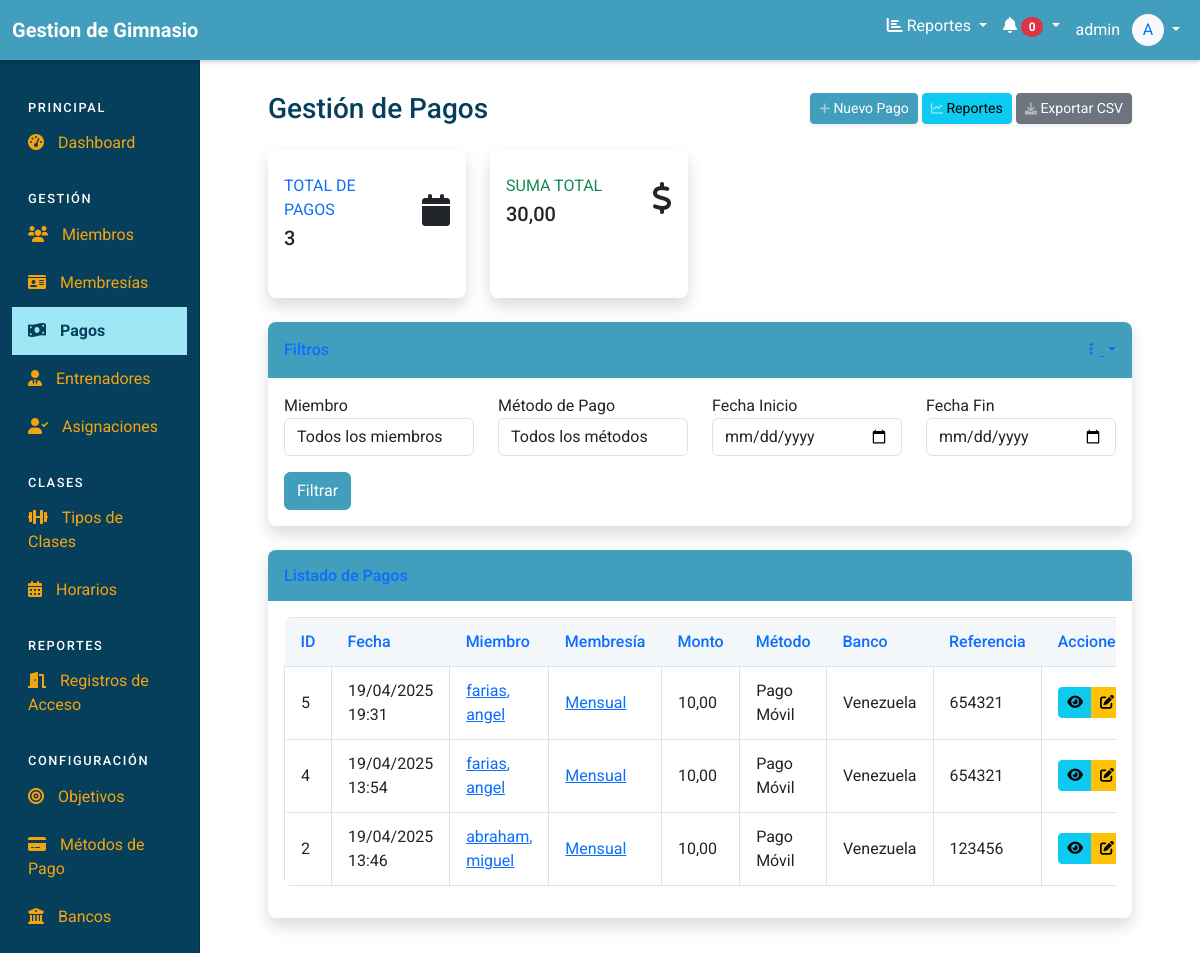
The app's page /pagos/ (signed in), older data.
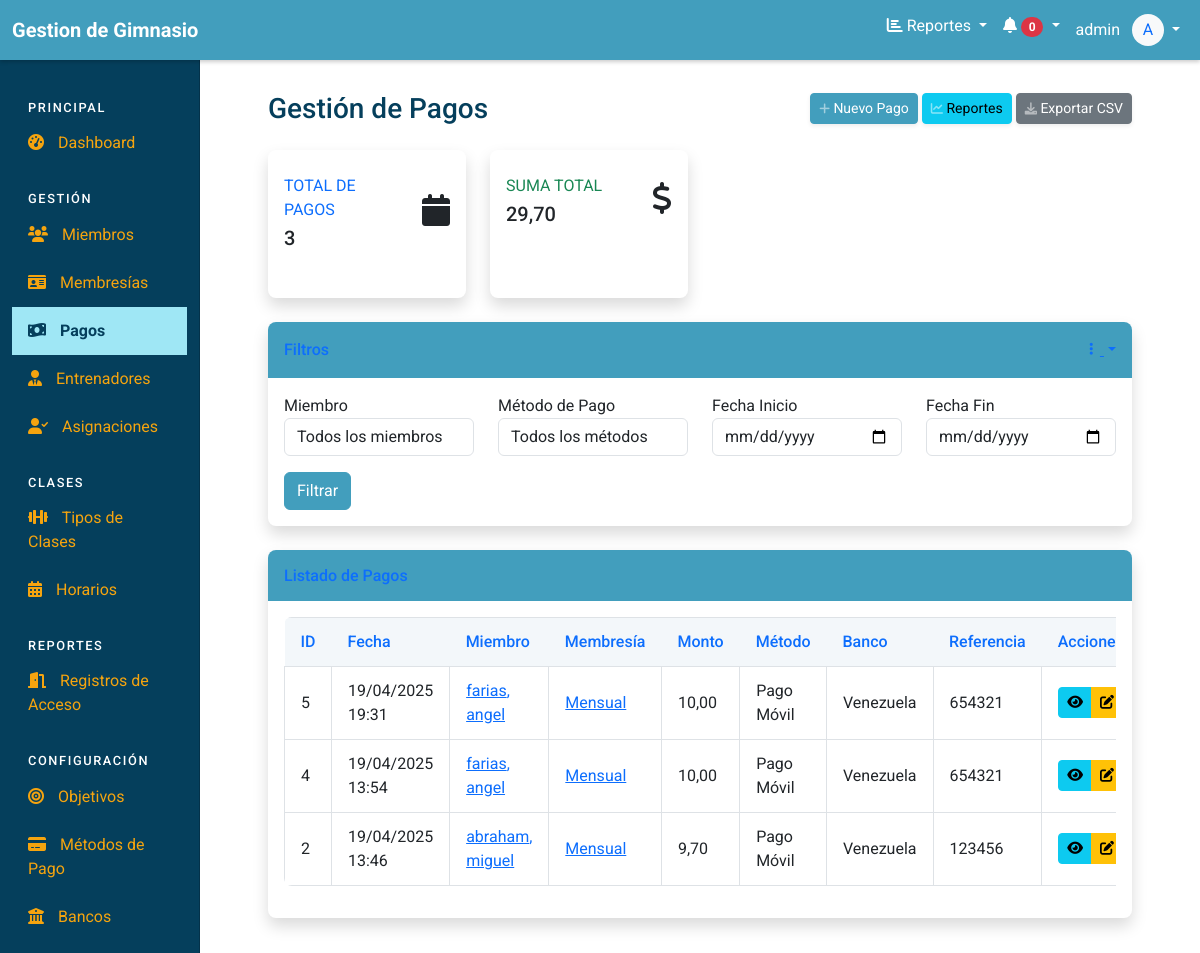
The same page, newer data.
### app_gimnasio/models.py (models this page shows, shortened)
class Pago(models.Model):
    membresia = models.ForeignKey(Membresia, on_delete=models.CASCADE, verbose_name="Membresía Asociada")
    miembro = models.ForeignKey(Miembro, on_delete=models.CASCADE, verbose_name="Miembro que Paga")
    fecha_pago = models.DateTimeField(auto_now_add=True, verbose_name="Fecha y Hora del Pago")
    monto = models.DecimalField(max_digits=10, decimal_places=2, verbose_name="Monto Pagado")
    metodo_pago = models.ForeignKey(MetodoPago, on_delete=models.PROTECT, verbose_name="Método de Pago")
    banco = models.ForeignKey(Banco, on_delete=models.SET_NULL, blank=True, null=True, verbose_name="Banco (Opcional)")
    referencia_pago = models.CharField(max_length=100, blank=True, null=True, verbose_name="Referencia/Nº Transacción")
    registrado_por = models.ForeignKey(User, on_delete=models.SET_NULL, null=True, blank=True, verbose_name="Registrado por Admin")
    notas = models.TextField(blank=True, null=True, verbose_name="Notas del Pago")
    class Meta:
        verbose_name = "Pago"
        verbose_name_plural = "Pagos"

class Miembro(models.Model):
    cedula = models.CharField(max_length=20, unique=True, verbose_name="Cédula")
    nombre = models.CharField(max_length=100, verbose_name="Nombre(s)")
    apellido = models.CharField(max_length=100, verbose_name="Apellido(s)")
    fecha_nacimiento = models.DateField(blank=True, null=True, verbose_name="Fecha de Nacimiento")
    telefono = models.CharField(max_length=20, blank=True, null=True, verbose_name="Teléfono")
    correo_electronico = models.EmailField(blank=True, null=True, verbose_name="Correo Electrónico")
    direccion = models.TextField(blank=True, null=True, verbose_name="Dirección")
    fecha_registro = models.DateField(auto_now_add=True, verbose_name="Fecha de Registro")
    id_huella = models.CharField(max_length=100, unique=True, blank=True, null=True, verbose_name="ID Huella Dactilar")
    foto = models.ImageField(upload_to='fotos_miembros/', blank=True, null=True, verbose_name="Foto")
    condicion_medica = models.TextField(blank=True, null=True, verbose_name="Condiciones Médicas")
    contacto_emergencia_nombre = models.CharField(max_length=200, blank=True, null=True, verbose_name="Nombre Contacto Emergencia")
    contacto_emergencia_parentesco = models.CharField(max_length=50, blank=True, null=True, verbose_name="Parentesco Contacto Emergencia")
    contacto_emergencia_telefono = models.CharField(max_length=20, blank=True, null=True, verbose_name="Teléfono Contacto Emergencia")
    notas = models.TextField(blank=True, null=True, verbose_name="Notas Adicionales")
    objetivos = models.ManyToManyField(Objetivo, blank=True, verbose_name="Objetivos")
    class Meta:
        verbose_name = "Miembro"
        verbose_name_plural = "Miembros"

class Membresia(models.Model):
    ESTADO_PAGO_CHOICES = [
        ('Pendiente', 'Pendiente'),
        ('Parcial', 'Pagado Parcialmente'),
        ('Pagado', 'Pagado Totalmente'),
    ]
    miembro = models.ForeignKey(Miembro, on_delete=models.CASCADE, verbose_name="Miembro")
    tipo_membresia = models.ForeignKey(TipoMembresia, on_delete=models.PROTECT, verbose_name="Tipo de Membresía")
    fecha_inicio = models.DateField(verbose_name="Fecha de Inicio")
    fecha_vencimiento = models.DateField(verbose_name="Fecha de Vencimiento")
    precio_pagado = models.DecimalField(max_digits=10, decimal_places=2, verbose_name="Precio Acordado/Pagado")
    fecha_compra = models.DateTimeField(auto_now_add=True, verbose_name="Fecha de Compra/Registro")
    activa = models.BooleanField(default=True, verbose_name="¿Membresía Activa?")
    renovada = models.BooleanField(default=False, verbose_name="¿Renovada?")
    estado_pago = models.CharField(max_length=10, choices=ESTADO_PAGO_CHOICES, default='Pendiente', verbose_name="Estado del Pago")
    notas = models.TextField(blank=True, null=True, verbose_name="Notas Adicionales")
    class Meta:
        verbose_name = "Membresía"
        verbose_name_plural = "Membresías"

class TipoMembresia(models.Model):
    nombre = models.CharField(max_length=150, unique=True, verbose_name="Nombre del Plan")
    descripcion = models.TextField(blank=True, null=True, verbose_name="Descripción")
    duracion_dias = models.PositiveIntegerField(verbose_name="Duración Estándar (días)")
    precio_estandar = models.DecimalField(max_digits=10, decimal_places=2, verbose_name="Precio Estándar")
    permite_acceso_clases = models.BooleanField(default=True, verbose_name="¿Permite Acceso a Clases?")
    activo = models.BooleanField(default=True, verbose_name="¿Plan Activo?")
    class Meta:
        verbose_name = "Tipo de Membresía"
        verbose_name_plural = "Tipos de Membresía"

class MetodoPago(models.Model):
    nombre = models.CharField(max_length=100, unique=True, verbose_name="Método de Pago")
    descripcion = models.TextField(blank=True, null=True, verbose_name="Descripción")
    requiere_banco = models.BooleanField(default=False, verbose_name="¿Requiere Banco?")
    activo = models.BooleanField(default=True, verbose_name="¿Está Activo?")
    class Meta:
        verbose_name = "Método de Pago"
        verbose_name_plural = "Métodos de Pago"

class Banco(models.Model):
    nombre = models.CharField(max_length=150, unique=True, verbose_name="Nombre del Banco")
    codigo_swift = models.CharField(max_length=11, blank=True, null=True, unique=True, verbose_name="Código SWIFT/BIC")
    activo = models.BooleanField(default=True, verbose_name="¿Está Activo?")
    class Meta:
        verbose_name = "Banco"
        verbose_name_plural = "Bancos"

### app_gimnasio/views_pago.py (the view, shortened to what this page needs)
# urls.py: path('pagos/', pago_list, name='pago_list'),
@login_required
def pago_list(request):
    miembro_id = request.GET.get('miembro')
    metodo_id = request.GET.get('metodo')
    fecha_inicio = request.GET.get('fecha_inicio')
    fecha_fin = request.GET.get('fecha_fin')
    pagos = Pago.objects.select_related('miembro', 'membresia', 'metodo_pago', 'banco').all()
    if miembro_id:
        pagos = pagos.filter(miembro_id=miembro_id)
    if metodo_id:
        pagos = pagos.filter(metodo_pago_id=metodo_id)
    if fecha_inicio:
        try:
            fecha_inicio = timezone.datetime.strptime(fecha_inicio, '%Y-%m-%d').date()
            pagos = pagos.filter(fecha_pago__date__gte=fecha_inicio)
        except ValueError:
            pass
    if fecha_fin:
        try:
            fecha_fin = timezone.datetime.strptime(fecha_fin, '%Y-%m-%d').date()
            pagos = pagos.filter(fecha_pago__date__lte=fecha_fin)
        except ValueError:
            pass
    pagos = pagos.order_by('-fecha_pago')
    total_pagos = pagos.count()
    suma_pagos = pagos.aggregate(total=Sum('monto'))['total'] or 0
    miembros = Miembro.objects.all().order_by('apellido', 'nombre')
    metodos_pago = MetodoPago.objects.all()
    context = {
        'pagos': pagos,
        'total_pagos': total_pagos,
        'suma_pagos': suma_pagos,
        'miembros': miembros,
        'metodos_pago': metodos_pago,
        'filtros': {
            'miembro_id': miembro_id,
            'metodo_id': metodo_id,
            'fecha_inicio': fecha_inicio,
            'fecha_fin': fecha_fin
        }
    }
    return render(request, 'app_gimnasio/pago_list.html', context)

### app_gimnasio/templates/app_gimnasio/pago_list.html (shortened to what the changed rows need)
{% extends 'app_gimnasio/base.html' %}
{% load static %}
{% block content %}
<div class="container-fluid">
    <div class="d-sm-flex align-items-center justify-content-between mb-4">
        <h1 class="h3 mb-0 text-gray-800">Gestión de Pagos</h1>
    </div>
    <div class="row">
        <div class="col-xl-3 col-md-6 mb-4">
            <div class="card border-left-success shadow h-100 py-2">
                <div class="card-body">
                    <div class="row no-gutters align-items-center">
                        <div class="col mr-2">
                            <div class="text-xs font-weight-bold text-success text-uppercase mb-1">
                                Suma Total</div>
                            <div class="h5 mb-0 font-weight-bold text-gray-800">{{ suma_pagos|floatformat:2 }}</div>
                        </div>
                    </div>
                </div>
            </div>
        </div>
    </div>
    <div class="card shadow mb-4">
        <div class="card-body">
            <div class="table-responsive">
                <table class="table table-bordered" id="dataTable" width="100%" cellspacing="0">
                    <thead>
                        <tr>
                            <th>ID</th>
                            <th>Fecha</th>
                            <th>Miembro</th>
                            <th>Membresía</th>
                            <th>Monto</th>
                            <th>Método</th>
                            <th>Banco</th>
                            <th>Referencia</th>
                            <th>Acciones</th>
                        </tr>
                    </thead>
                    <tbody>
                        {% for pago in pagos %}
                        <tr>
                            <td>{{ pago.id }}</td>
                            <td>{{ pago.fecha_pago|date:"d/m/Y H:i" }}</td>
                            <td>
                                <a href="{% url 'app_gimnasio:miembro_detail' pago.miembro.id %}">
                                    {{ pago.miembro.apellido }}, {{ pago.miembro.nombre }}
                                </a>
                            </td>
                            <td>
                                <a href="{% url 'app_gimnasio:membresia_detail' pago.membresia.id %}">
                                    {{ pago.membresia.tipo_membresia.nombre }}
                                </a>
                            </td>
                            <td class="text-right">{{ pago.monto|floatformat:2 }}</td>
                            <td>{{ pago.metodo_pago.nombre }}</td>
                            <td>{{ pago.banco.nombre|default:"-" }}</td>
                            <td>{{ pago.referencia_pago|default:"-" }}</td>
                            <td>
                                <div class="btn-group">
                                    <a href="{% url 'app_gimnasio:pago_detail' pago.id %}" class="btn btn-sm btn-info">
                                        <i class="fas fa-eye"></i>
                                    </a>
                                    <a href="{% url 'app_gimnasio:pago_update' pago.id %}" class="btn btn-sm btn-warning">
                                        <i class="fas fa-edit"></i>
                                    </a>
                                </div>
                            </td>
                        </tr>
                        {% empty %}
                        <tr>
                            <td colspan="9" class="text-center">No hay pagos registrados que coincidan con los filtros.</td>
                        </tr>
                        {% endfor %}
                    </tbody>
                </table>
            </div>
        </div>
    </div>
</div>
{% endblock %}

Row changes from the older to the newer data that the page shows:
changed Pago "abraham": monto "10,00" → "9,70"
Text that changed along with them:
{{ suma_pagos|floatformat:2 }}: "30,00" → "29,70"
